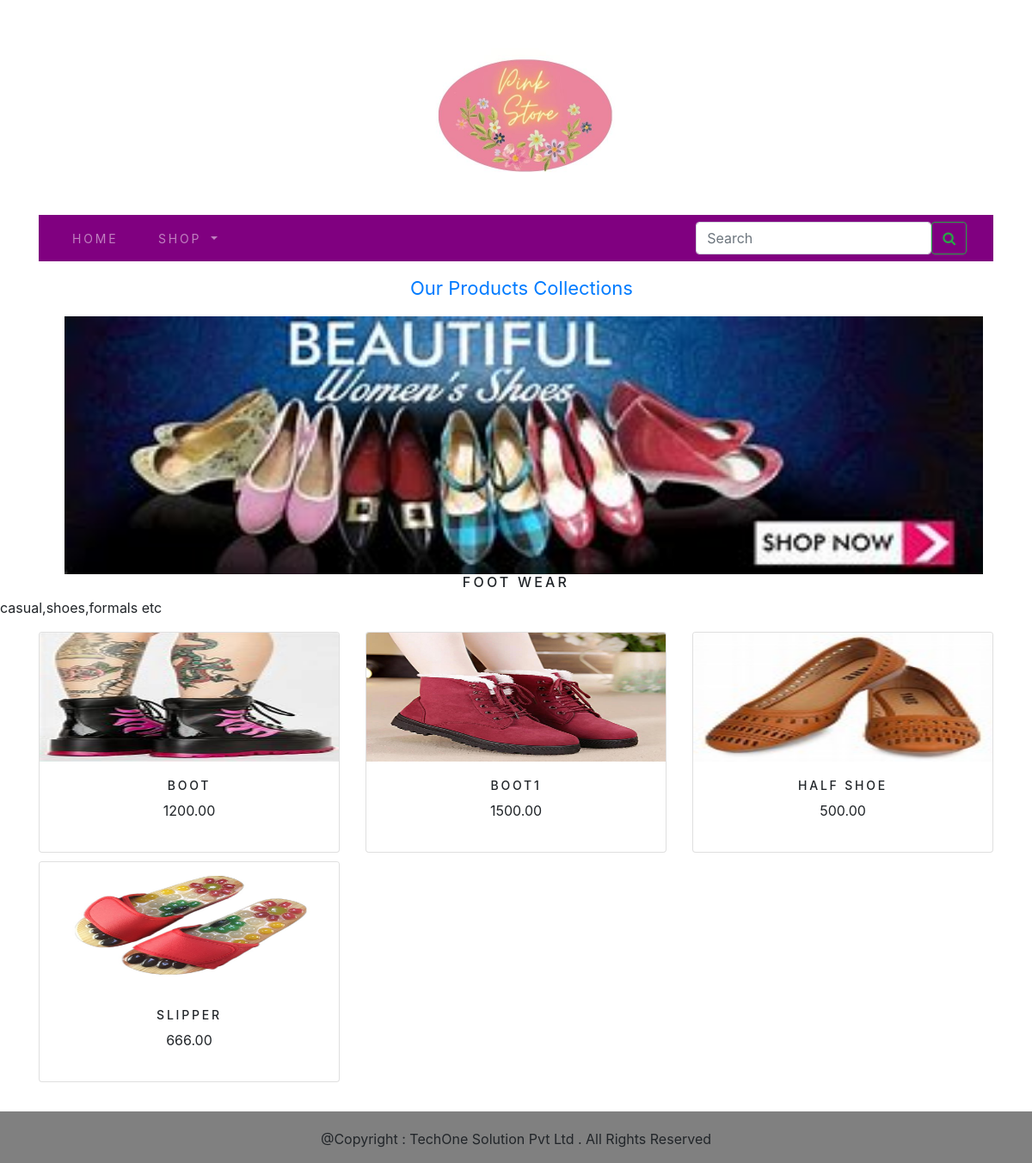
/shop/foot-wear/, run on the app's committed database.
### ecomapp/models.py (models this page shows, shortened)
class Category(models.Model):
    name = models.CharField(max_length=250, unique=True)
    slug = models.SlugField(max_length=250, unique=True)
    description = models.TextField(blank=True)
    image = models.ImageField(upload_to='category', blank=True)
    class Meta:
        ordering = ('name',)
        verbose_name = 'category'
        verbose_name_plural = 'categories'
    def get_url(self):
        return reverse('ecomapp:products_by_category',args=[self.slug])

class Product(models.Model):
    name = models.CharField(max_length=250, unique=True)
    slug = models.SlugField(max_length=250, unique=True)
    description = models.TextField(blank=True)
    price = models.DecimalField(max_digits=10, decimal_places=2)
    category = models.ForeignKey(Category, on_delete=models.CASCADE)
    image = models.ImageField(upload_to='products', blank=True)
    stock = models.IntegerField()
    available = models.BooleanField(default=True)
    created = models.DateTimeField(auto_now_add=True)
    updated = models.DateTimeField(auto_now=True)
    class Meta:
        ordering = ('name',)
        verbose_name = 'product'
        verbose_name_plural = 'products'
    def get_url(self):
        return reverse('ecomapp:prodCatDetails', args=[self.category.slug, self.slug])

### ecomapp/views.py (the view)
# urls.py: path('', views.allProdCat, name='allProdCat'),
def allProdCat(request, c_slug=None):
    c_page = None
    products_list = None
    if c_slug != None:
        c_page = get_object_or_404(Category, slug=c_slug)
        products_list = Product.objects.all().filter(category=c_page, available=True)
    else:
        products_list = Product.objects.all().filter(available=True)
    paginator=Paginator(products_list,6)
    try:
        page=int(request.GET.get('page','1'))
    except:
        page=1
    try:
        products=paginator.page(page)
    except(EmptyPage,InvalidPage):
        products=paginator.page(paginator.num_page)
    return render(request, "category.html", {'category': c_page, 'products': products})

### cartapp/context_processors.py (called while the page is built)
def counter(request):
    item_count = 0
    if 'admin' in request.path:
        return {}
    else:
        try:
            cart = Cart.objects.filter(cart_id=_cart_id(request))
            cart_items = CartItem.objects.all().filter(cart=cart[:1])
            for cart_item in cart_items:
                item_count += cart_item.quantity
        except Cart.DoesNotExist:
            item_count = 0
    return dict(item_count=item_count)

### cartapp/views.py (called while the page is built)
def _cart_id(request):
    cart = request.session.session_key
    if not cart:
        cart = request.session.create()
    return cart

### ecomapp/context_processors.py (called while the page is built)
def menu_links(request):
    links=Category.objects.all()
    return dict(links=links)

### templates/category.html (shortened to what this page needs)
{% extends 'base.html' %}
{% load static %}
{% block content %}
{% if category %}
 <div>
     <div class="row my_row_class">
           <p  style="font-size:22px;margin-left:40%; " >  <a class="text-center link" href="{% url 'ecomapp:allProdCat' %}">Our Products Collections </p></a>
     </div>
 </div>
{% endif %}
<div class="mx_auto">
    <div>
    {% if category %}
    <img class="my_image" src="{{category.image.url}}" alt="{{category.name}}"><br>
    </div>
    <div><h1 class="text-center my-title">
        {{category.name}}
    </h1>
        <p class="text-justify">{{category.description}}</p>
    </div>
    {% endif %}
<div class="container">
    <div class="row mx_auto">
        {% for product in products %}
        <div class="my-bottom-margin col-9 col-sm-4 col-md-4  xol-lg-4">
            <div class="card text-center" style="min-width:18rem">
                <a href="{{product.get_url}}"> <img class="card-img-top my-image" src="{{product.image.url}}" alt="{{product.name}}" height="150px" width="150px"></a>
                <div class="card-body">
                        <h4>{{product.name}}</h4>
                        <p>{{product.price}}</p>
                    </div>
            </div>
        </div>
        {% endfor %}
    </div>
    <br>
</div>
{% endblock %}

### static/css/custom.css (style rules this page uses)
body { font-family: 'Merriweather', serif; }
.my_row_class { padding-top:15px; }
.my_image { width:89%; height:300px; margin-left:75px }
.my-title { align:center; font-size:16px; text-transform:uppercase; letter-spacing:.2em; }
.my-bottom-margin { margin-bottom:10px; }
.card-body h4 { font-size:14px; text-transform:uppercase; letter-spacing:.2em; }

### data on the page
Category: image (picture), name "FOOT WEAR", description "casual,shoes,formals etc"
Product: image (picture), name "BOOT", price "1200.00"
Product: image (picture), name "BOOT1", price "1500.00"
Product: image (picture), name "HALF SHOE", price "500.00"
Product: image (picture), name "SLIPPER", price "666.00"
